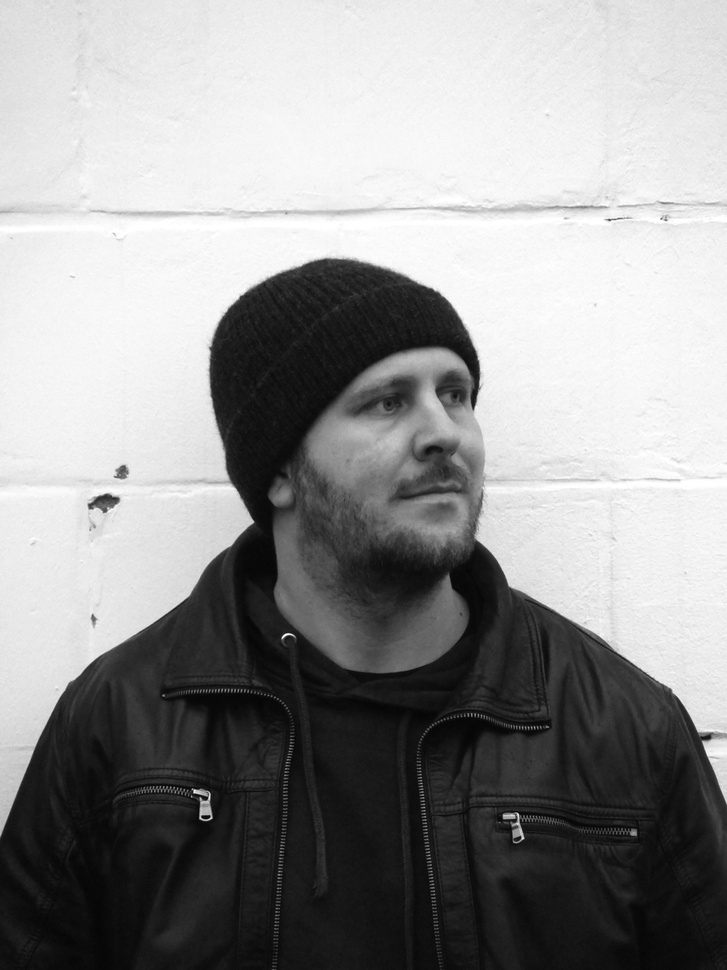
#> input picture test_me_bw.jpg, 727 x 970 px, shrunk from 3888 x 5184 before the run
$ python convolution_playground.py
#> lines starting #> are read from the running program, lines starting #| are printed output that depends on the picture
import matplotlib.pyplot as plt
import numpy as np
from PIL import Image
from numpy import asarray
from scipy import signal

image = Image.open('test_me_bw.jpg')
#> image is the input picture: PIL image 727x970 L; min 1, max 255, mean 146.5
image_data = asarray(image)

a = np.random.rand(3, 6)
b = -a
filter_kernel = np.concatenate((a, b)) * 2
np.random.shuffle(filter_kernel)

processed_image_data = image_data

for i in range(1):
    processed_image_data = signal.convolve2d(processed_image_data, filter_kernel, mode='same', boundary='symm')
#> this loop made 1 pass
#> pass 1, `processed_image_data = signal.convolve2d(processed_image_data, filter_..`:
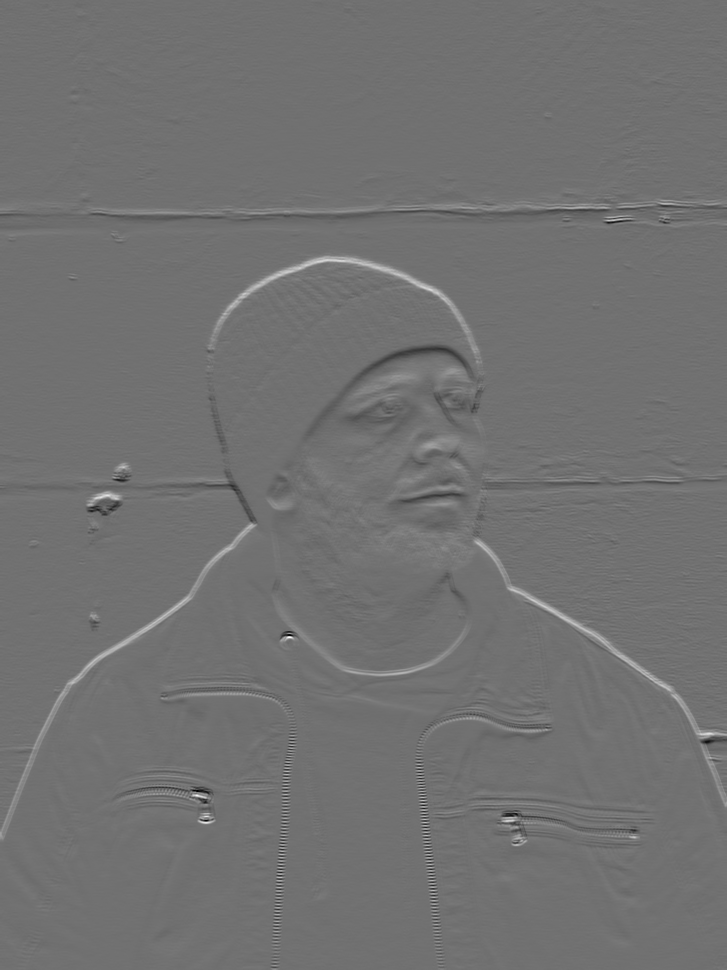
#> processed_image_data: shape (970, 727) float64; min -1512.4, max 1895.3, mean 7; drawn with min black and max white

plt.imshow(processed_image_data, cmap='gray', vmin=0, vmax=255)
plt.show()
